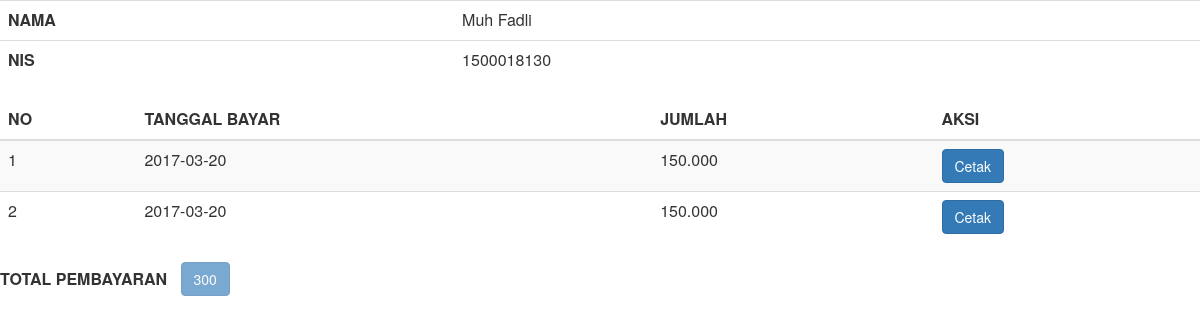
Page /detail.php?NIS=1500018130 on the committed database.
### tables this page shows
CREATE TABLE `user` (
  `NIS` varchar(10) NOT NULL,
  `id_setting` int(11) NOT NULL,
  `NAMA` varchar(20) NOT NULL,
  `password` varchar(10) NOT NULL
);

CREATE TABLE `pembayaran` (
  `id_bayar` int(11) NOT NULL,
  `NIS` varchar(10) DEFAULT NULL,
  `tanggal` date DEFAULT NULL,
  `jumlah` varchar(10) DEFAULT NULL
);

### detail.php (the view, shortened to what this page needs)
<?php
include "./asset/import.php";
 ?>
 <!DOCTYPE html>
 <html>
 <head>
 </head>
 <body>
<table class="table">
<?php
  include "./asset/koneksi.php";
$nis = $_GET['NIS'];
$query = "select NIS, NAMA from user where NIS = '$nis' limit 1";
$result = mysqli_query($koneksi, $query) or die (mysqli_error());
  while($row = mysqli_fetch_object($result)){
    ?>
  <tr>
    <th>NAMA</th>
    <td><?php echo $row -> NAMA;?></td>
  </tr>
  <tr>
    <th>NIS</th>
    <td><?php echo $row -> NIS;?></td>
  </tr>
<?php
  }
?>
</table>
 <table class="table table-striped table-hover">
 <thead>
    <tr>
      <th>NO</th>
      <th>TANGGAL BAYAR</th>
      <th>JUMLAH</th>
      <th>AKSI</th>
    </tr>
  </thead>
  <tbody>
  <?php
  include "./asset/koneksi.php";
  $nis=$_GET['NIS'];
  $query = "select a.NIS, a.NAMA,b.id_bayar, b.tanggal, b.jumlah from user a, pembayaran b where a.NIS= b.NIS and a.NIS='$nis'";
    $result = mysqli_query($koneksi,$query) or die(mysqli_error());
    $no=1;
    $total =0;
  while($row = mysqli_fetch_object($result)){
    ?>
  <tr>
    <td><?php echo $no?></td>
      <td><?php echo $row -> tanggal;?></td>
      <td><?php echo $row -> jumlah;?></td>
      <td><a href="cetak.php?id_bayar=<?php echo $row -> id_bayar;?>" class="btn btn-primary">Cetak</a></td>
    </tr>
    <?php
    $no++;
    $total = $total + $row-> jumlah;
  }
?>
<table>
  <tr>
  <th>TOTAL PEMBAYARAN &nbsp;&nbsp;</th>
  <th><button type="submit" class="btn btn-primary" name="simpan" disabled=""> <?php echo $total; ?></button>
</th>
  </tr>
  </tbody>
</table>
 </body>
 </html>

### rows in the picture
user: NAMA "Muh Fadli", NIS "1500018130"
pembayaran: tanggal "2017-03-20", jumlah "150.000"
pembayaran: tanggal "2017-03-20", jumlah "150.000"

### other values in the picture
$total "300"
